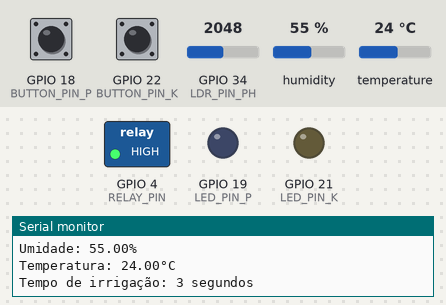
A sketch run on a simulated ESP32. Shown: switched loads named in the sketch (green lamp = pin HIGH), output pins drawn as LEDs (lit = HIGH), the last lines printed to the serial monitor. The inputs (shaded band) are chosen by the test bench; at power-on: GPIO 18 (BUTTON_PIN_P) HIGH, GPIO 22 (BUTTON_PIN_K) HIGH, GPIO 34 (LDR_PIN_PH) = 2048, humidity 55 %, temperature 24 °C.

Above: at 4.9 s.
5.0 s: GPIO 18 (BUTTON_PIN_P) driven LOW and GPIO 22 (BUTTON_PIN_K) driven LOW
At 9.1 s:
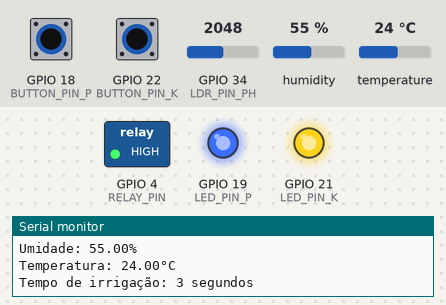
14.5 s: GPIO 18 (BUTTON_PIN_P) driven HIGH
At 17.2 s:
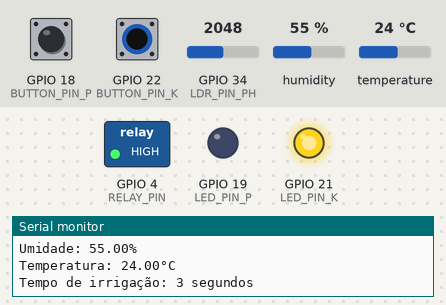
24.0 s: GPIO 18 (BUTTON_PIN_P) driven LOW
At 28.6 s:
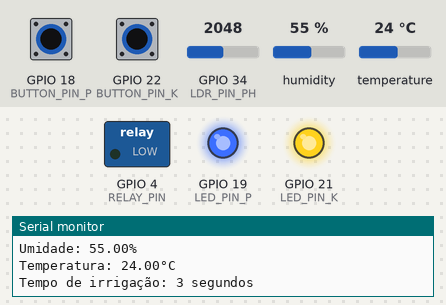
33.5 s: GPIO 22 (BUTTON_PIN_K) driven HIGH
At 38.0 s:
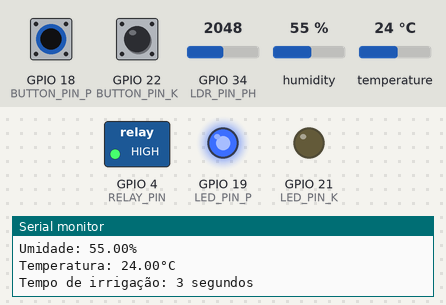
42.7 s: GPIO 22 (BUTTON_PIN_K) driven LOW
At 46.1 s:
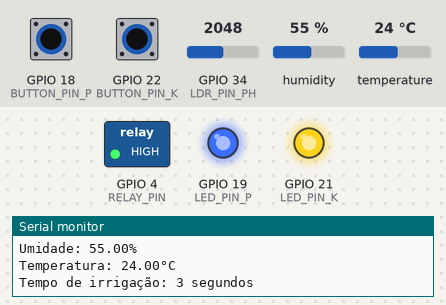
Timing chart, 0 to 50.9 s (numbered marks = the images above; inputs shaded):
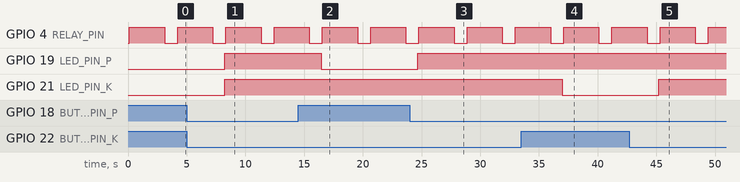

Measured:
- after the input at 5.0 s, GPIO 19 (LED_PIN_P), GPIO 21 (LED_PIN_K): LOW → HIGH after 3.2 s
- after the input at 14.5 s, GPIO 19 (LED_PIN_P): HIGH → LOW after 1.9 s
- after the input at 24.0 s, GPIO 19 (LED_PIN_P): LOW → HIGH after 0.67 s
- after the input at 33.5 s, GPIO 21 (LED_PIN_K): HIGH → LOW after 3.5 s
- after the input at 42.7 s, GPIO 21 (LED_PIN_K): LOW → HIGH after 2.5 s
- by itself, GPIO 4 (RELAY_PIN): alternates HIGH for 3.0 s and LOW for 1.1 s

The sketch:

sketch.ino
```cpp
#include <DHT.h>

// Definições de pinos e parâmetros
#define BUTTON_PIN_P 18
#define LED_PIN_P 19
#define BUTTON_PIN_K 22
#define LED_PIN_K 21
#define LDR_PIN_PH 34
#define DHT_PIN 23
#define RELAY_PIN 4
#define DHT_MODEL DHT22

// Parâmetros ideais para cultura de "BANANA"
const float IDEAL_P = 82.00;       // Nível ideal de fósforo (P)
const float IDEAL_K = 50.00;       // Nível ideal de potássio (K)
const int IDEAL_PH = 6;            // Nível ideal de pH
const float IDEAL_HUMIDITY = 80.00; // Umidade ideal (%)

// Instância do sensor DHT
DHT dht(DHT_PIN, DHT_MODEL);

// Função para configurar pinos
void configurePins() {
  pinMode(BUTTON_PIN_P, INPUT_PULLUP);
  pinMode(LED_PIN_P, OUTPUT);
  pinMode(BUTTON_PIN_K, INPUT_PULLUP);
  pinMode(LED_PIN_K, OUTPUT);
  pinMode(RELAY_PIN, OUTPUT);
}

// Função para leitura de botão
bool readButton(int buttonPin, int ledPin, const char* nutrient) {
  bool isNormal = digitalRead(buttonPin) == LOW;
  digitalWrite(ledPin, isNormal ? HIGH : LOW);

  Serial.print("Nível de ");
  Serial.print(nutrient);
  Serial.print(": ");
  Serial.println(isNormal ? "NORMAL" : "INSUFICIENTE");

  return isNormal;
}

// Função para leitura do sensor LDR (pH)
int readPH() {
  int rawValue = analogRead(LDR_PIN_PH);
  int scaledPH = map(rawValue, 0, 1023, 0, 14);
  Serial.print("Nível de pH (0-14): ");
  Serial.println(scaledPH);
  return scaledPH;
}

// Função para leitura do sensor DHT
bool readDHT(float& humidity, float& temperature) {
  humidity = dht.readHumidity();
  temperature = dht.readTemperature();

  if (isnan(humidity) || isnan(temperature)) {
    Serial.println("Falha ao ler o sensor DHT!");
    return false;
  }

  Serial.print("Umidade: ");
  Serial.print(humidity);
  Serial.println("%");
  Serial.print("Temperatura: ");
  Serial.print(temperature);
  Serial.println("°C");

  return true;
}

// Função para controle de irrigação
void controlIrrigation(bool nivelP, bool nivelK, int ph, float humidity) {
  int irrigationTime;

  if (!nivelP || !nivelK || ph < IDEAL_PH || humidity < IDEAL_HUMIDITY) {
    irrigationTime = 3000; // Tempo mais longo de irrigação (3 segundos)
    Serial.println("Tempo de irrigação: 3 segundos");
  } else {
    irrigationTime = 2000; // Tempo moderado de irrigação (2 segundos)
    Serial.println("Tempo de irrigação: 2 segundos");
  }

  // Aciona a bomba
  digitalWrite(RELAY_PIN, HIGH);
  delay(irrigationTime);
  digitalWrite(RELAY_PIN, LOW);
}

void setup() {
  Serial.begin(9600);
  dht.begin();
  configurePins();
}

void loop() {
  Serial.println("");

  // Leitura dos sensores
  bool nivelP = readButton(BUTTON_PIN_P, LED_PIN_P, "Fósforo (P)");
  bool nivelK = readButton(BUTTON_PIN_K, LED_PIN_K, "Potássio (K)");
  int ph = readPH();

  float humidity, temperature;
  if (!readDHT(humidity, temperature)) {
    delay(2000); // Aguarda antes de tentar novamente
    return;
  }

  // Controle de irrigação
  controlIrrigation(nivelP, nivelK, ph, humidity);

  delay(1000); // Ajuste o intervalo de leitura conforme necessário
}
```
